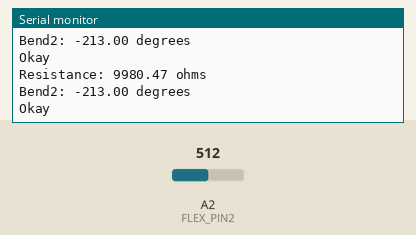
Recording of a sketch running on a simulated Arduino Leonardo, built with avr-gcc and run on an emulated ATmega32U4. Shown: the last lines printed to the serial monitor. The test bench sets the inputs (shaded band); at power-on: A2 (FLEX_PIN2) = 512.

Above: at 1.3 s.
1.4 s: A2 (FLEX_PIN2) set to 61
At 1.9 s:
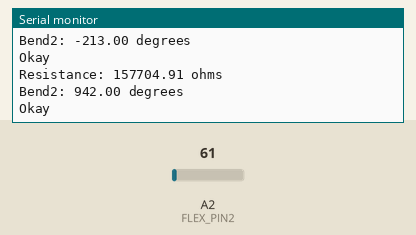
2.9 s: A2 (FLEX_PIN2) set to 52
At 3.4 s:
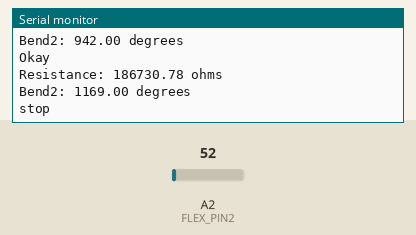
5.0 s: A2 (FLEX_PIN2) set to 2
At 5.4 s:
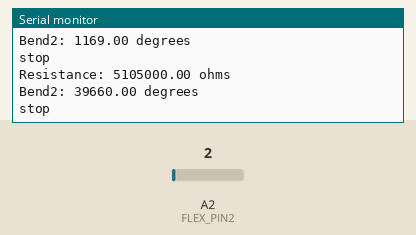
6.5 s: A2 (FLEX_PIN2) set to 0
At 6.9 s:
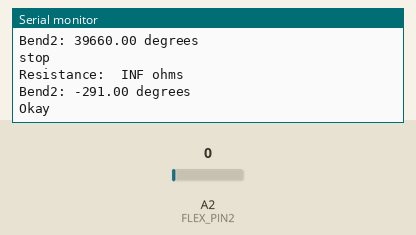
Timing chart, 0 to 9.5 s (numbered marks = the images above; inputs shaded):
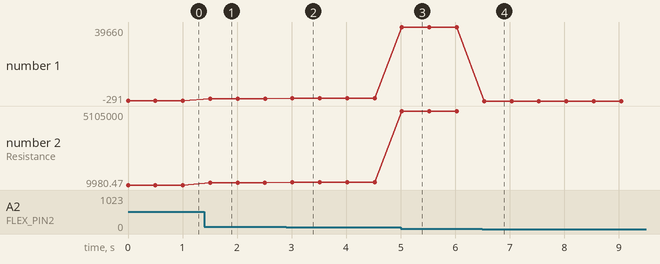

The sketch:

Proto1.ino
```cpp
const int FLEX_PIN2 = A2; // Pin connected to voltage divider output

// Measure the voltage at 5V and the actual resistance of your
// 47k resistor, and enter them below:
const float VCC = 3.3; // Measured voltage of Ardunio 5V line
const float R_DIV = 10000.0; // Measured resistance of 3.3k resistor

// Upload the code, then try to adjust these values to more
// accurately calculate bend degree.
const float STRAIGHT_RESISTANCE = 37300.0; // resistance when straight
const float BEND_RESISTANCE = 48800.0; // resistance at 90 deg

void setup()
{
  Serial.begin(9600);
  pinMode(FLEX_PIN2, INPUT);
}

void loop()
{
  // Read the ADC, and calculate voltage and resistance from it
  int flexADC2 = analogRead(FLEX_PIN2);
  float flexV2 = flexADC2 * VCC / 1023.0;
  float flexR2 = R_DIV * (VCC / flexV2 - 1.0);
  Serial.println("Resistance: " + String(flexR2) + " ohms");

  // Use the calculated resistance to estimate the sensor's
  // bend angle:
  float angle2 = map(flexR2, STRAIGHT_RESISTANCE, BEND_RESISTANCE,
                   0, 90.0);
  Serial.println("Bend2: " + String(angle2) + " degrees");
  if (angle2<1000)
  {Serial.println("Okay");
  }
  else
  {Serial.println("stop");
  }

  Serial.println();

  delay(500);
}
```

Measured:
- the behaviour switches between 59 and 58 on A2 (FLEX_PIN2) (found by bisection; images 1 and 2)
- the behaviour switches between 1 and 0 on A2 (FLEX_PIN2) (found by bisection; images 3 and 4)
- after the input at 1.4 s, the serial monitor: prints a new line after 0.11 s (image 1)
- after the input at 2.9 s, the serial monitor: prints a new line after 0.11 s (image 2)
- after the input at 5.0 s, the serial monitor: prints a new line at once (image 3)
- after the input at 6.5 s, the serial monitor: prints a new line at once (image 4)
- plotted number 1: -213 → 942 after the input at 1.4 s, 942 → 1169 after the input at 2.9 s, 1169 → 39660 after the input at 5.0 s, 39660 → -291 after the input at 6.5 s
- plotted number 2: 9980.47 → 157704.91 after the input at 1.4 s, 157704.91 → 186730.78 after the input at 2.9 s, 186730.78 → 5105000 after the input at 5.0 s
